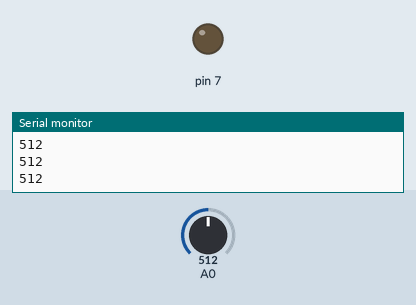
Simulated run of this sketch. Board: Arduino Uno, built with avr-gcc and run on an emulated ATmega328P. Parts: output pins drawn as LEDs (lit = HIGH), the last lines printed to the serial monitor. Inputs (shaded band) come from the test bench; at power-on: A0 = 512.

Above: at 1.2 s.
1.3 s: A0 set to 640
2.8 s: A0 set to 662
At 3.6 s:
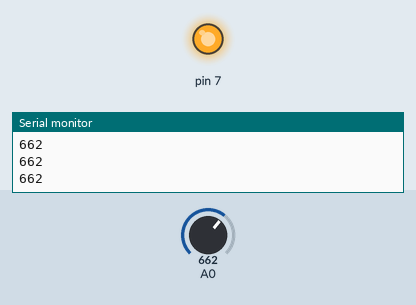
4.3 s: A0 set to 511
At 5.5 s:
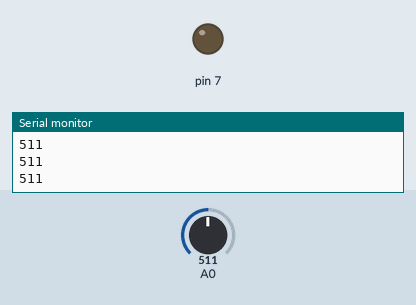
5.8 s: A0 set to 660
At 6.8 s:
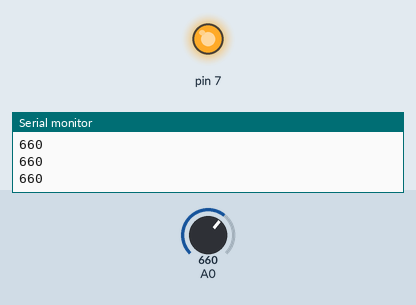
Timing chart, 0 to 8.3 s (numbered marks = the images above; inputs shaded):
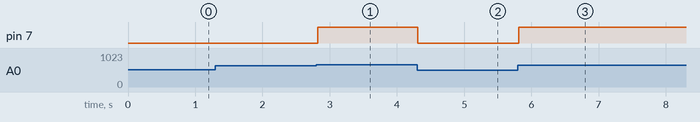

Measured:
- the behaviour switches between 650 and 651 on A0 (found by bisection; images 0 and 1)
- after the input at 2.8 s, pin 7: LOW → HIGH at once
- after the input at 4.3 s, pin 7: HIGH → LOW at once
- after the input at 5.8 s, pin 7: LOW → HIGH at once

The sketch:

Photoresistor.ino
```cpp
void setup() {
  // initialize serial communication at 9600 bits per second:
  Serial.begin(9600);
  pinMode(7, OUTPUT);
}

// the loop routine runs over and over again forever:
void loop() {
  // read the input on analog pin 0:
  int sensorValue = analogRead(A0);
  // print out the value you read:
  Serial.println(sensorValue);
  delay(10);

  if(sensorValue <= 650)
    digitalWrite(7,LOW);
  else
    digitalWrite(7,HIGH);
  }
```
